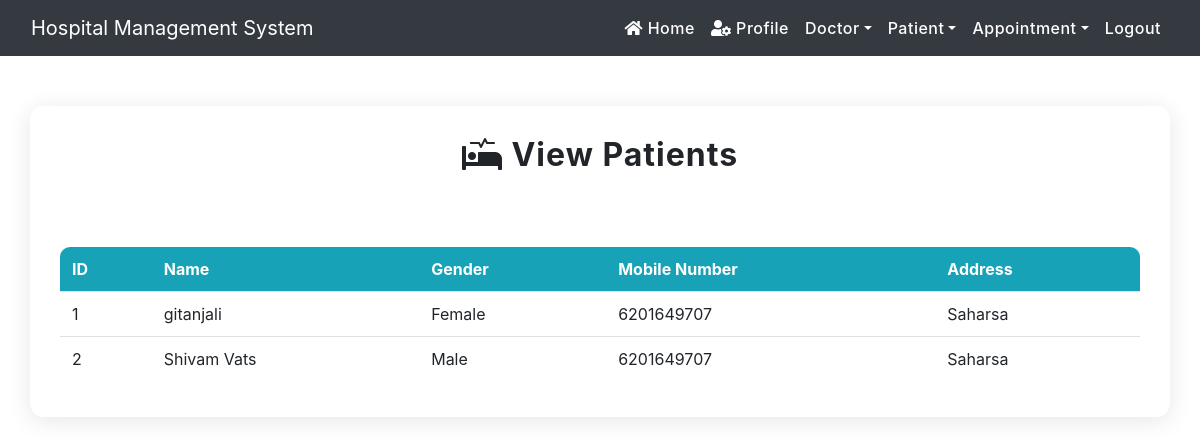
Screenshot of /view_patient/ (signed in) with the database file from the repository.
### hospital/models.py (models this page shows, shortened)
class Patient(models.Model):
    name = models.CharField(max_length=100)
    gender = models.CharField(max_length=10)
    mobile_number = models.IntegerField(null=True)
    address = models.CharField(max_length=200)

### hospital/views.py (the view)
# urls.py: path('view_patient/', View_Patient, name='view_patient'),
def View_Patient(request):
    if not request.user.is_staff:
        return redirect('login')
    patients = Patient.objects.all()
    d = {'patients': patients}
    return render(request, 'view_patient.html', d)

### hospital/templates/view_patient.html
{% extends 'navigationbar.html' %}
{% load static %}
{% block body %}
<link rel="stylesheet" type="text/css" href="/static/css/mystyle.css">
<div class="container" style="margin-top: 50px">
    <h2 class="text-center"><i class="fas fa-procedures"></i> View Patients</h2>
    <br><br>
    <table class="table table-hover" id="example" style="width:100%">
        <thead>
            <tr>
                <th>ID</th>
                <th>Name</th>
                <th>Gender</th>
                <th>Mobile Number</th>
                <th>Address</th>
            </tr>
        </thead>
        <tbody>
            {% for p in patients %}
            <tr>
                <td>{{ p.id }}</td>
                <td>{{ p.name }}</td>
                <td>{{ p.gender }}</td>
                <td>{{ p.mobile_number }}</td>
                <td>{{ p.address }}</td>
            </tr>
            {% endfor %}
        </tbody>
    </table>
</div>
{% endblock %}

### hospital/templates/navigationbar.html (shortened to what this page needs)
<html>
<head>
    {% load static %}
  <link rel="stylesheet" href="https://maxcdn.bootstrapcdn.com/bootstrap/4.3.1/css/bootstrap.min.css">
  <link rel="stylesheet" href="https://use.fontawesome.com/releases/v5.6.3/css/all.css"></head>
<link rel= "stylesheet" type="text/css" href="{% static 'css/mystyle.css' %}">
  <link rel="stylesheet" href="https://cdn.datatables.net/2.3.2/css/dataTables.dataTables.css">
  <link rel="stylesheet" href="https://cdn.datatables.net/buttons/3.2.4/css/buttons.dataTables.css">
</head>
<nav class="navbar navbar-expand-sm bg-dark navbar-dark">
  <dev class ="container-fluid">
<a class="navbar-brand" href="#">Hospital Management System</a>
  <div class="collapse navbar-collapse" id="myMenu">
    <ul class="navbar-nav text-center ml-auto">
      {%  if request.user.is_staff %}
      <li class="nav-item"><a class="nav-link" href="{% url 'home'%}"><i class="fas fa-home"></i> Home</a></li>
      <li class="nav-item"><a class="nav-link" href="{% url 'admin_profile'%}"><i class="fas fa-user-cog"></i> Profile</a></li>
      <li class="nav-item dropdown"><a class="nav-link dropdown-toggle" data-toggle= "dropdown" href="#">Doctor</a>
      </dev>
      <li class="nav-item dropdown">
  <a class="nav-link dropdown-toggle" data-toggle="dropdown" href="#">Patient</a>
</li>
      <li class="nav-item dropdown"><a class="nav-link dropdown-toggle" data-toggle= "dropdown" href="#">Appointment</a>
      </li>
      <li class="nav-item"><a class="nav-link" href="{% url 'logout'%}">Logout</a></li>
      {% endif %}
</nav>
{% block body %}
{% endblock  %}
</html>

### hospital/static/css/mystyle.css (style rules this page uses)
.nav-link { color: white !important; font-weight: 500; letter-spacing: 0.5px; transition: color 0.2s, background 0.2s; }
.container, .add-doctor-container, .add-patient-container, .add-appointment-container, .dashboard-container { background: #fff; border-radius: 14px; box-shadow: 0 4px 24px rgba(0,0,0,0.10); padding: 30px 30px 20px 30px; margin-bottom: 30px; }
h2, .dashboard-title { font-weight: 700; letter-spacing: 1px; margin-bottom: 25px; }
.table { background: #fff; border-radius: 10px; overflow: hidden; }
.table th, .table td { vertical-align: middle !important; font-size: 1em; }
.table thead th { background: #17a2b8; color: #fff; border: none; }

### rows the page displays
Patient: id "1", name "gitanjali", gender "Female", mobile_number "6201649707", address "Saharsa"
Patient: id "2", name "Shivam Vats", gender "Male", mobile_number "6201649707", address "Saharsa"
